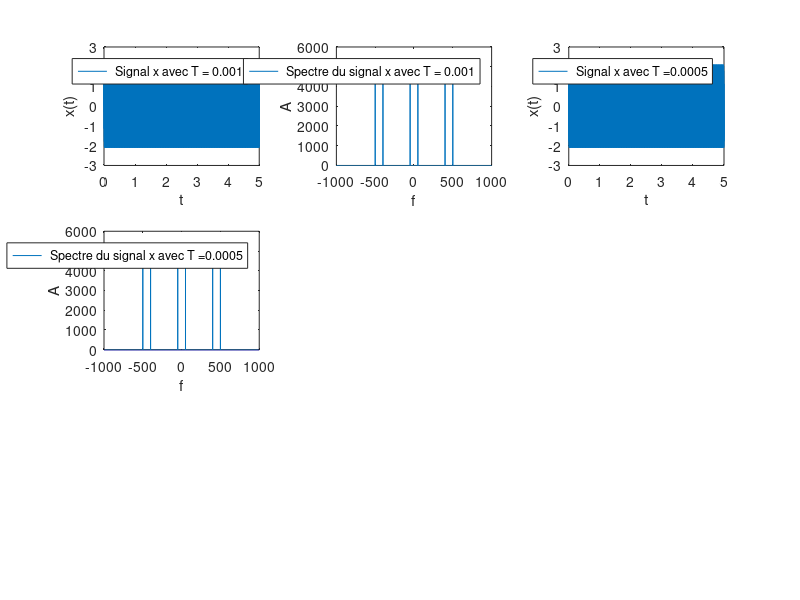
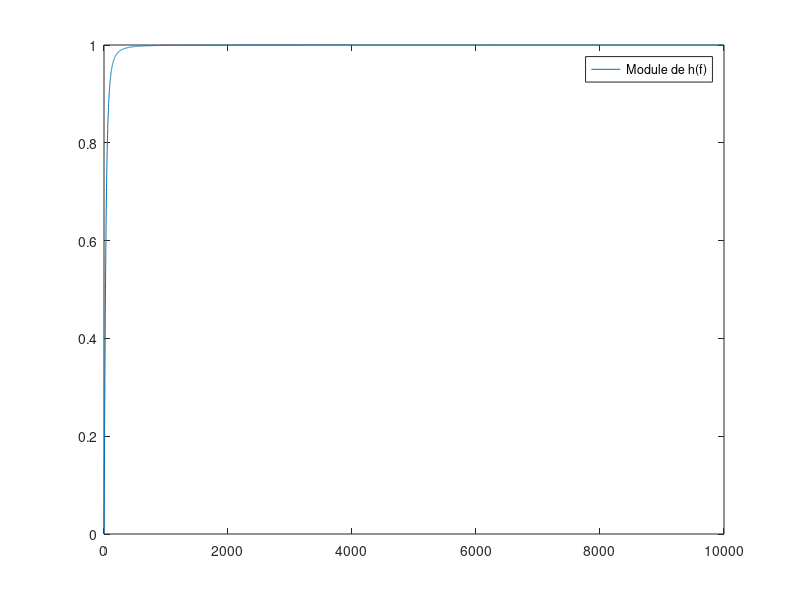
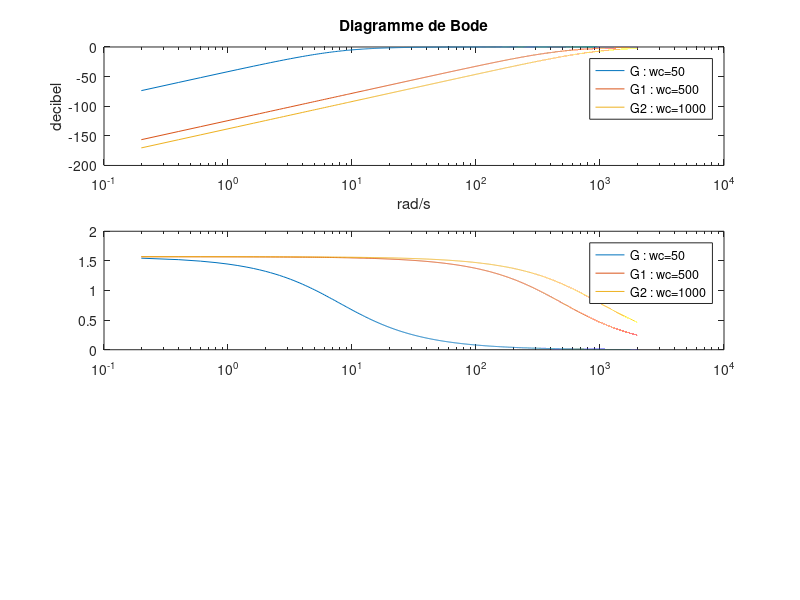

MATLAB code to generate these figures, in order: (Note: this script raises an error after producing the figures.)
clear all
close all
clc
% realise par Aya Alaoui Sosse



% Définition des fréquences f1, f2, et f3
f1 = 500;
f2 = 400;
f3 = 50;

% Définir le domaine temporel
Te = 5*1e-4;
t = 0:Te:5-Te;
fe = 1/Te;
N = length(t);

f = (0:N-1)*(fe/N);
fshift = (-N/2:N/2-1)*(fe/N);
% Générer le signal x(t)
x = sin(2*pi*f1*t)+sin(2*f2*pi*t)+sin(2*pi*f3*t);

% Calcule de la transformée de Fourier
y = fft(x);

%  Tracée du signal et sa fft avec T= 0.001
figure(1);
subplot(3,3,1)
plot(t,x)
legend(" Signal x avec T = 0.001");
xlabel("t");
 ylabel("x(t)");

subplot(3,3,2)
plot(fshift, fftshift(abs(y)));
legend(" Spectre du signal x avec T = 0.001");
xlabel("f");
ylabel("A");

 %  Tracée du signal et sa fft avec T= 0.005
subplot(3,3,3)
Tee = 0.0005 ;
fe2 = 1/Tee;
t2 = 0:Tee:5-Tee;
N2 = length(t2);

fshift2 = (-N2/2:(N2/2-1))*(fe2/N2);
x2 = sin(2*pi*f1*t2)+sin(2*f2*pi*t2)+sin(2*pi*f3*t2);
y2 = fft(x2);

plot(t2,x2);
legend(" Signal x avec T =0.0005");
xlabel("t");
ylabel("x(t)");

subplot(3,3,4)
plot(fshift2,fftshift(abs(y2)));
legend(" Spectre du signal x avec T =0.0005");
xlabel("f");
ylabel("A");

%{ 
  
     Constation :
En observant la Transformée de Fourier on peut remarquer que les fréquences fondamentales ont des amplitudes différentes, 
et des harmoniques qui ont des amplitudes plus faibles.
on peut donc conclure que plus on augmente la valeur de Te, plus on perd d'information sur le signal, 
%}

%% Partie de la transmittance complexe
%  tracé du module de H(f)
k = 1;
wc = 50;

h = (k*1j*((2*pi*f)/wc))./(1+1j*((2*pi*f)/wc));

figure(2);
semilogx(abs(h))
plot(abs(h))
legend("Module de h(f)")

% Tracé 20.log(|H(f)|) pour différentes pulsations de coupure wc,
wc2 = 2*pi*500;
wc3 = 2*pi*1000 ;

h1 = (k*1j*((2*pi*f)/wc2))./(1+1j*((2*pi*f)/wc2));
h2 = (k*1j*((2*pi*f)/wc3))./(1+1j*((2*pi*f)/wc3));

G = 20*log(abs(h));
G1 = 20*log(abs(h1));
G2 = 20*log(abs(h2));

P = angle(h);
P1 = angle(h1);
P2 = angle(h2);

figure(3);
subplot(3,1,1)
semilogx(f,G,f,G1,f,G2);
title("Diagramme de Bode")
xlabel("rad/s")
ylabel("decibel")
legend("G : wc=50","G1 : wc=500","G2 : wc=1000")

subplot(3,1,2)
semilogx(f,P,f,P1,f,P2)
legend("G : wc=50","G1 : wc=500","G2 : wc=1000")

%{ 
     Constat :
   En tracant 20.log(|H(f)|) pour différentes pulsations de coupure wc, 
  on observe qu'à mesure que la fréquence de coupure augmente, 
la transmittance du filtre augmente également, 
  
  
%}






% Q3- filtre réel 
%% Transmitance Complexe
    % frequence wc=50
    H = (K*1i*w/wc)./(1+1i*w/wc);
    G = 20*log(abs(H));
    Ang = angle(H);
    
    % 1 frequence fc=500
    wc1=2*pi*500;
    H1 = (K*1i*w/wc1)./(1+1i*w/wc1);
    G1 = 20*log(abs(H1));
    Ang1 = angle(H1);
    
    % 2 frequence fc=1000
    wc2=2*pi*1000;
    H2 = (K*1i*w/wc2)./(1+1i*w/wc2);
    G2 = 20*log(abs(H2));
    Ang2 = angle(H2);
    
    % 3 frequence fc=150
    wc3=2*pi*150;
    H3 = (K*1i*w/wc3)./(1+1i*w/wc3);
    G3 = 20*log(abs(H3));
    Ang3 = angle(H3);
    
    %representation des spectres leur Gain et le dephasage et spectre filtrer
   
   %    figure(4);
   
    
    %    semilogx(f,abs(H),f,abs(H1),f,abs(H2),f,abs(H3));
     %   legend("spectre du signal avec wc=50","spectre du signal avec wc1=2*pi*500"," spectre du signal avec wc2=2*pi*1000","spectre du signal avec wc3=2*pi*50");  
      %  grid on
%       figure(5);
%        semilogx(f,G,f,G1,f,G2,f,G3);
%       legend("Courbe de Gain  wc=50","Courbe de Gain wc1=2*pi*500","Courbe de Gain wc2=2*pi*1000","Courbe de Gain wc3=2*pi*50");  
%        grid on
%   figure(6);
%    subplot(3,3,3);
    
 %       semilogx(f,Ang,f,Ang1,f,Ang2,f,Ang3);
 %       grid on
 %       legend("Courbe de dephasage wc=50","Courbe de dephasage wc1=2*pi*500","Courbe de dephasage wc2=2*pi*1000","Courbe de dephasage wc3=2*pi*50"); 
    
  %   subplot(3,3,4);
        Hpass=[H1(1:floor(N/2)),flip(H1(1:floor(N/2)))];
        filter_freq = y .* Hpass;
        filter_temp = ifft(filter_freq,"symmetric");
    
       plot(fshift,fftshift(2*abs(fft(filter_temp)/N)));
       legend("spectre de phase apres filtrage avec H1 fc=500");
legend("Signal non filtré","Signal filtré")
